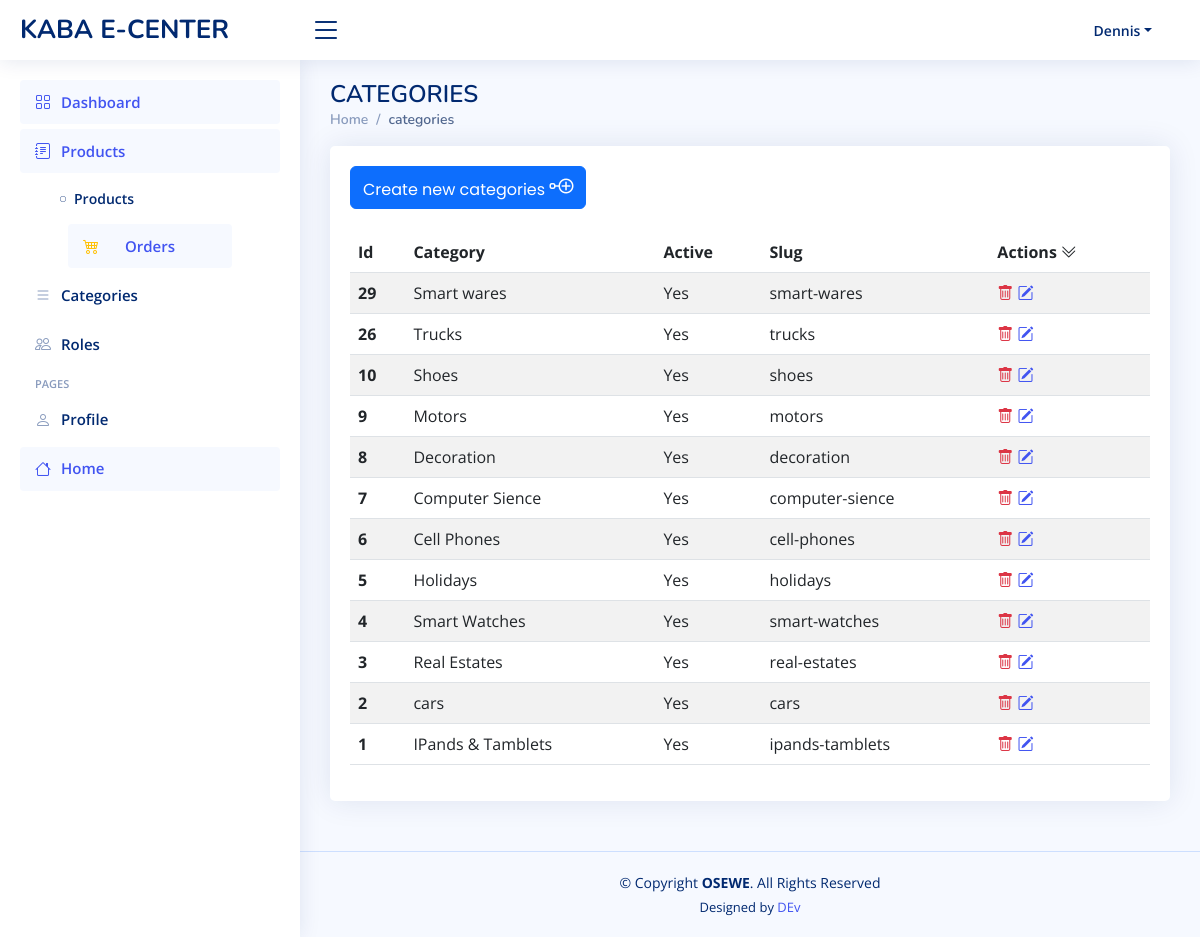
Page /public/admin/categories (signed in) on the committed database.
### tables this page shows
CREATE TABLE `categories` (
  `id` int(11) NOT NULL,
  `category` varchar(30) DEFAULT NULL,
  `slug` varchar(100) DEFAULT NULL,
  `disabled` tinyint(1) DEFAULT 0
);

### app/controllers/Admin.php (called while the page is built, shortened)
<?php
class Admin extends Controller
{
      public function categories($action =null, $id = null)
    {
                $data['action'] = $action;
                $data['id'] = $id;
                $data['title'] = "categories";
                $categories = new Category_model();
              if(user_can('view_categories'))
              {
                if($action == "add")
                {
                  $data['categories'] = $categories->findALL();
                  if($_SERVER['REQUEST_METHOD'] == 'POST' )
                        {
                          if(user_can('add_categories'))
                          {
                            if($categories->validate($_POST))
                            {
                                $_POST['slug'] = str_to_url($_POST['category']);
                                $categories->insert($_POST);
                                message("category created  successfuly");
                                  redirect('admin/categories');
                            }
                          }
                          else
                          {
                            $categories->errors['category'] = 'You have no permission!';
                          }
                            $data['errors']= $categories->errors;
                        }
                }
                else
                {
                    if(user_can('view_categories'))
                    {
                      $data['rows'] = $categories->findALL();
                    }
                }
              }
            $this->view('admin/categories', $data);
  }
}

### app/core/app.php (called while the page is built, shortened)
<?php
class App
{
    protected $controller = '_404';
    protected $method = 'index';
    public function  __construct()
    {
     $arr = $this->getURL();
     $arr[0] = ucfirst($arr[0]);
        $filename = "../app/controllers/".$arr[0].".php";
     if(file_exists($filename))
        {
            $this->controller = $arr[0];
            unset($arr[0]);
        }
        else {
           require "../app/controllers/".$this->controller.".php";
        }
        $myController = new $this->controller();
        $myMethod = $arr[1] ?? '$this->method';
        if(!empty($arr[1]))
        {
            if(method_exists($myController, strtolower($myMethod)))
            {
                $this->method = strtolower($myMethod);
                unset($arr[1]);
            }
        }
        $arr = array_values($arr);
        call_user_func_array(array($myController, "$this->method"),$arr);
    }
    public function getURL()
    {
        $url = $_GET['url'] ?? 'home';
        $url = filter_var($url, FILTER_SANITIZE_URL);
        $arr = explode("/", $url);
        return $arr;
    }
}

### public/index.php (called while the page is built, shortened)
<?php
$app = new App();

### app/models/Auth.php (called while the page is built, shortened)
<?php
class auth{
     public static function logged_in()
     {
        if(!empty($_SESSION['USER_DATA']))
        {
            return  true;
        }
        else
        {
            return false;
        }
     }
      public static function __callstatic($fuction, $key)
     {
        $key = str_replace('get','', $fuction);
        $key = strtolower($key);
         if(!empty($_SESSION['USER_DATA']->$key))
        {
           return  $_SESSION['USER_DATA']->$key;
        }
     }
}

### app/core/database.php (called while the page is built, shortened)
<?php
class Database{
    private function connect(){
        $string = "mysql:host=".DBHOST.";dbname=".DBNAME;
        $con = new PDO($string,DBUSER,DBPASSWORD);
        return $con;
    }
    public function query($query, $data=[],$type = 'object')
    {
        $conn = $this->connect();
        $statement = $conn->prepare($query);
        if($statement)
        {
         $check = $statement->execute($data);
         if($check)
         {
            if($type == 'object')
            {
                $type = PDO::FETCH_OBJ;
            }
            else
            {
                $type = PDO::FETCH_ASSOC;
            }
            $result = $statement->fetchAll($type);
            if(is_array($result) && count($result)>0)
            {
                return $result;
            }
         }
        }
        return false;
    }
}

### app/core/functions.php (called while the page is built, shortened)
<?php
function esc($str)
{
     return htmlspecialchars($str);
}
function user_can(string $permission):bool
{
   $role = Auth::getRole();
   $db = new Database();
   if(Auth::logged_in())
   {
       $sql = "select permission from permission_role where disabled = 0 && role_id  = :role";
      $myroles = $db->query($sql,['role'=>$role]);
      if($myroles){
         $myroles = array_column($myroles, 'permission');
      }
      else
      {
         $myroles = [];
      }
      if(in_array($permission,$myroles))
      {
                  return true;
      }
   }
  return false;
}

### app/core/model.php (called while the page is built, shortened)
<?php
class Model extends Database
{
    public $order = 'desc';
     public function findAll()
    {
        $sql = "select * from $this->table order by id $this->order";
         $result = $this->query($sql);
         if(is_array($result))
         {
            return $result ;
         }
         return false;
    }
}

### app/views/admin/categories.view.php (the view, shortened to what this page needs)
<main id="main" class="main">
<?php if(user_can('view_categories')): ?>
    <?php if($action == 'add'): ?>
        <?php if(message()): ?>
              <div  class="alert alert-danger alert-dismissible fade show" role="alert">
                          <i class="bi bi-exclamation-octagon me-1"></i>
                          <?php   echo message('',true);?>
                          <button type="button" class="btn-close" data-bs-dismiss="alert" aria-label="Close"></button>
              </div>
        <?php endif ?>
    <?php if(user_can('add_categories')): ?>
    <div class="card text-center mx-auto" style="width:30rem">
        <div class="card-body">
          <h5 class="card-title">Create categories</h5>
          <form method="post" class="row g-3">
            <div class="col-md-12">
              <input type="text" name="category" class="form-control" placeholder="Category name">
                <?php if(!empty($errors['category'])):?>
                    <div class="text-danger"><?php echo $errors['category'] ?></div>
                <?php endif;?>
            </div>
            <div class="col-md-12">
              <div class="py-1">Active</div>
              <select name="disabled" id="inputState"  class="form-select">
                <option value="0" selected="">Yes</option>
                <option value="1" >No</option>
              </select>
            </div>
            <div class="text-center">
              <a href="<?php echo ROOT ?>/admin/categories" class="btn btn-secondary">Back to categories list</a>
              <button type="submit" class="btn btn-primary">Submit</button>
            </div>
          </form>
        </div>
    </div>
          <?php else: ?>
            <div  class="alert alert-danger alert-dismissible fade show" role="alert">
              <i class="bi bi-exclamation-octagon me-1"></i>
                  You dont have permission!
              <button type="button" class="btn-close" data-bs-dismiss="alert" aria-label="Close"></button>
            </div>
            <a href="<?php echo ROOT ?>/admin/categories" class="btn btn-secondary">Back to categories list</a>
          <?php endif ?>
    <?php else:?>
        <?php if(user_can('view_categories')): ?>
        <div class="pagetitle">
          <h1>CATEGORIES</h1>
          <nav>
            <ol class="breadcrumb">
              <li class="breadcrumb-item"><a href="i<?php echo ROOT ?>">Home</a></li>
              <li class="breadcrumb-item active"><?php echo esc($data['title']) ?? '' ?></li>
            </ol>
          </nav>
        </div>
        <section class="section">
          <div class="row">
            <div class="col-lg-12">
              <div class="card">
                <div class="card-body ">
                  <h5 class="card-title d-flex">
                    <a href="<?php echo ROOT ?>/admin/categories/add"><div class="btn btn-primary float-end ">Create new categories <i class="bi bi-node-plus h4"></i>
                    </div></a>
                  </h5>
                  <div class="table-responsive">
                    <table class="table table-striped">
                        <thead >
                        <tr >
                            <th scope="col">Id</th>
                            <th scope="col">Category</th>
                            <th scope="col">Active</th>
                            <th scope="col">Slug</th>
                            <th scope="col">Actions<i class="bi bi-chevron-double-down px-1"></i></th>
                        </tr>
                        </thead>
                        <?php if(!empty($rows)): ?>
                        <tbody >
                            <?php foreach ($rows as $row): ?>
                        <tr>
                            <th scope="row"><?php echo esc($row->id ?? 'unknown') ?></th>
                            <td><?php echo esc($row->category ?? 'unknown') ?></td>
                            <td><?php echo esc($row->disabled ? 'No': 'Yes' ?? 'unknown') ?></td>
                            <td><?php echo esc($row->slug ?? 'unknown') ?></td>
                            <td>
                                <a href="<?php echo ROOT ?>/admin/categories/delete/<?php echo $row->id ?>"><i class="bi bi-trash text-danger"></i></a>
                                <a href="<?php echo ROOT ?>/admin/categories/edit/<?php echo $row->id ?>"><i class="bi bi-pencil-square"></i></a>
                            </td>
                        </tr>
                        <?php endforeach  ?>
                        </tbody>
                        <?php else: ?>
                        <tr class='text-center'><td colspan = '6'>no recodes found</td></tr>
                        <?php endif ?>
                    </table>
                  </div>
                </div>
              </div>
            </div>
          </div>
        </section>
        <?php endif ?>
<?php  endif?>
        <?php endif ?>
</main>

### public/assets/admin_assets/assets/css/style.css (style rules this page uses)
:root { scroll-behavior: smooth; }
body { font-family: "Open Sans", sans-serif; background: #f6f9ff; color: #444444; }
a { color: #4154f1; text-decoration: none; }
h1, h2, h3, h4, h5, h6 { font-family: "Nunito", sans-serif; }
#main { margin-top: 60px; padding: 20px 30px; transition: all 0.3s; }
.pagetitle { margin-bottom: 10px; }
.pagetitle h1 { font-size: 24px; margin-bottom: 0; font-weight: 600; color: #012970; }
.card { margin-bottom: 30px; border: none; border-radius: 5px; box-shadow: 0px 0 30px rgba(1, 41, 112, 0.1); }
.card-title { padding: 20px 0 15px 0; font-size: 18px; font-weight: 500; color: #012970; font-family: "Poppins", sans-serif; }
.card-body { padding: 0 20px 20px 20px; }
.breadcrumb { font-size: 14px; font-family: "Nunito", sans-serif; color: #899bbd; font-weight: 600; }
.breadcrumb a { color: #899bbd; transition: 0.3s; }
.breadcrumb .breadcrumb-item::before { color: #899bbd; }
.breadcrumb .active { color: #51678f; font-weight: 600; }
@media (min-width: 1200px) { #main, #footer { margin-left: 300px; } }

### rows in the picture
categories: id "29", category "Smart wares", disabled "Yes", slug "smart-wares"
categories: id "26", category "Trucks", disabled "Yes", slug "trucks"
categories: id "10", category "Shoes", disabled "Yes", slug "shoes"
categories: id "9", category "Motors", disabled "Yes", slug "motors"
categories: id "8", category "Decoration", disabled "Yes", slug "decoration"
categories: id "7", category "Computer Sience", disabled "Yes", slug "computer-sience"
categories: id "6", category "Cell Phones", disabled "Yes", slug "cell-phones"
categories: id "5", category "Holidays", disabled "Yes", slug "holidays"
categories: id "4", category "Smart Watches", disabled "Yes", slug "smart-watches"
categories: id "3", category "Real Estates", disabled "Yes", slug "real-estates"
categories: id "2", category "cars", disabled "Yes", slug "cars"
categories: id "1", category "IPands & Tamblets", disabled "Yes", slug "ipands-tamblets"

### other values in the picture
WEB_NAME "KABA E-CENTER"
Auth::getUsername() "Dennis"
$data['title'] "categories"
